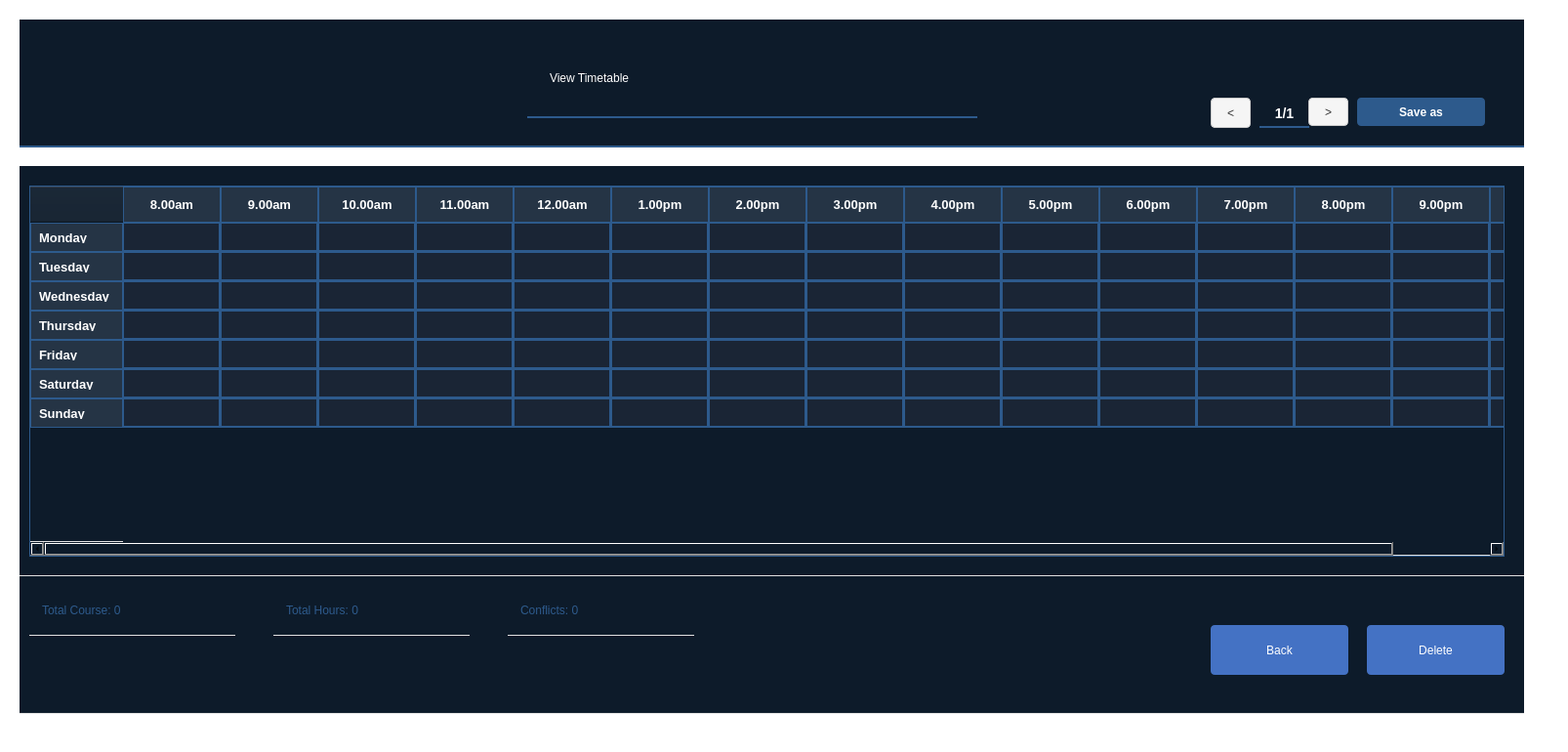
<?xml version="1.0" encoding="UTF-8"?>
<ui version="4.0">
 <class>TIMETABLE</class>
 <widget class="QDialog" name="TIMETABLE">
  <property name="geometry">
   <rect>
    <x>0</x>
    <y>0</y>
    <width>1606</width>
    <height>770</height>
   </rect>
  </property>
  <property name="windowTitle">
   <string>Dialog</string>
  </property>
  <property name="styleSheet">
   <string notr="true">background-color: #FFFFFF;</string>
  </property>
  <widget class="QWidget" name="horizontalLayoutWidget">
   <property name="geometry">
    <rect>
     <x>20</x>
     <y>20</y>
     <width>1541</width>
     <height>131</height>
    </rect>
   </property>
   <layout class="QHBoxLayout" name="horizontalLayout">
    <item>
     <widget class="QWidget" name="widget" native="true">
      <property name="styleSheet">
       <string notr="true">QWidget {
  background-color: #0D1B2A;
    border-bottom: 2px solid #2d5a8c;
}</string>
      </property>
      <widget class="QPushButton" name="prevPageBtn">
       <property name="geometry">
        <rect>
         <x>1220</x>
         <y>80</y>
         <width>41</width>
         <height>31</height>
        </rect>
       </property>
       <property name="styleSheet">
        <string notr="true">QPushButton {
    background-color: #F5F5F5;
    color: #333333;
    border: 1px solid #CCCCCC;
    border-radius: 4px;
    padding: 6px 12px;
    font-size: 12px;
}
QPushButton:hover {
    background-color: #E8E8E8;
    border: 1px solid #2d5a8c;
}
QPushButton:pressed {
    background-color: #D8D8D8;
}</string>
       </property>
       <property name="text">
        <string>&lt;</string>
       </property>
      </widget>
      <widget class="QPushButton" name="nextPageBtn">
       <property name="geometry">
        <rect>
         <x>1320</x>
         <y>80</y>
         <width>41</width>
         <height>29</height>
        </rect>
       </property>
       <property name="styleSheet">
        <string notr="true">QPushButton {
    background-color: #F5F5F5;
    color: #333333;
    border: 1px solid #CCCCCC;
    border-radius: 4px;
    padding: 6px 12px;
    font-size: 12px;
}
QPushButton:hover {
    background-color: #E8E8E8;
    border: 1px solid #2d5a8c;
}
QPushButton:pressed {
    background-color: #D8D8D8;
}</string>
       </property>
       <property name="text">
        <string>&gt;</string>
       </property>
      </widget>
      <widget class="QLabel" name="pageNumberLabel">
       <property name="geometry">
        <rect>
         <x>1270</x>
         <y>80</y>
         <width>51</width>
         <height>31</height>
        </rect>
       </property>
       <property name="styleSheet">
        <string notr="true">QLabel {
    color: #FFF;
    font-weight: bold;
    font-size: 14px;
    background-color: transparent;
}</string>
       </property>
       <property name="text">
        <string>1/1</string>
       </property>
       <property name="alignment">
        <set>Qt::AlignmentFlag::AlignCenter</set>
       </property>
      </widget>
      <widget class="QPushButton" name="saveAsBtn">
       <property name="geometry">
        <rect>
         <x>1370</x>
         <y>80</y>
         <width>131</width>
         <height>29</height>
        </rect>
       </property>
       <property name="styleSheet">
        <string notr="true">QPushButton {
    background-color: #2d5a8c;
    color: #FFFFFF;
    border: none;
    border-radius: 4px;
    padding: 8px 24px;
    font-weight: bold;
 
}
QPushButton:hover {
    background-color: #3d6fa8;
}
QPushButton:pressed {
    background-color: #1d4a7c;
}</string>
       </property>
       <property name="text">
        <string>Save as</string>
       </property>
      </widget>
      <widget class="QLabel" name="titleLabel">
       <property name="geometry">
        <rect>
         <x>520</x>
         <y>20</y>
         <width>461</width>
         <height>81</height>
        </rect>
       </property>
       <property name="styleSheet">
        <string notr="true">QLabel {
    color: #FFF;
    font: bold 32pt &quot;Segoe UI&quot;;
    background-color: transparent;
    padding: 15px 20px;
}</string>
       </property>
       <property name="text">
        <string>View Timetable</string>
       </property>
      </widget>
     </widget>
    </item>
   </layout>
  </widget>
  <widget class="QWidget" name="horizontalLayoutWidget_2">
   <property name="geometry">
    <rect>
     <x>20</x>
     <y>170</y>
     <width>1541</width>
     <height>420</height>
    </rect>
   </property>
   <layout class="QHBoxLayout" name="horizontalLayout_2">
    <item>
     <widget class="QWidget" name="widget_2" native="true">
      <property name="styleSheet">
       <string notr="true">background-color: #0D1B2A;
border-bottom: 1px solid #E0E0E0;</string>
      </property>
      <widget class="QTableWidget" name="timetableTable">
       <property name="geometry">
        <rect>
         <x>10</x>
         <y>20</y>
         <width>1511</width>
         <height>380</height>
        </rect>
       </property>
       <property name="styleSheet">
        <string notr="true">QTableWidget {
    background-color: #0D1B2A;
    alternate-background-color: #253445;
    gridline-color: #2d5a8c;
    border: 1px solid #2d5a8c;
}

QTableWidget::item {
    padding: 8px;
    color: #FFFFFF;
    background-color: #1a2535;
    border: 1px solid #2d5a8c;
}

QTableWidget::item:selected {
    background-color: #2d5a8c;
}

QHeaderView::section {
    background-color: #253445;
    color: #FFFFFF;
    padding: 8px;
    border: 1px solid #2d5a8c;
    font-weight: bold;
    font-size: 10pt;
}</string>
       </property>
       <row>
        <property name="text">
         <string>Monday</string>
        </property>
       </row>
       <row>
        <property name="text">
         <string>Tuesday</string>
        </property>
       </row>
       <row>
        <property name="text">
         <string>Wednesday</string>
        </property>
       </row>
       <row>
        <property name="text">
         <string>Thursday</string>
        </property>
       </row>
       <row>
        <property name="text">
         <string>Friday</string>
        </property>
       </row>
       <row>
        <property name="text">
         <string>Saturday</string>
        </property>
       </row>
       <row>
        <property name="text">
         <string>Sunday</string>
        </property>
       </row>
       <column>
        <property name="text">
         <string>8.00am</string>
        </property>
       </column>
       <column>
        <property name="text">
         <string>9.00am</string>
        </property>
       </column>
       <column>
        <property name="text">
         <string>10.00am</string>
        </property>
       </column>
       <column>
        <property name="text">
         <string>11.00am</string>
        </property>
       </column>
       <column>
        <property name="text">
         <string>12.00am</string>
        </property>
       </column>
       <column>
        <property name="text">
         <string>1.00pm</string>
        </property>
       </column>
       <column>
        <property name="text">
         <string>2.00pm</string>
        </property>
       </column>
       <column>
        <property name="text">
         <string>3.00pm</string>
        </property>
       </column>
       <column>
        <property name="text">
         <string>4.00pm</string>
        </property>
       </column>
       <column>
        <property name="text">
         <string>5.00pm</string>
        </property>
       </column>
       <column>
        <property name="text">
         <string>6.00pm</string>
        </property>
       </column>
       <column>
        <property name="text">
         <string>7.00pm</string>
        </property>
       </column>
       <column>
        <property name="text">
         <string>8.00pm</string>
        </property>
       </column>
       <column>
        <property name="text">
         <string>9.00pm</string>
        </property>
       </column>
       <column>
        <property name="text">
         <string>10.00pm</string>
        </property>
       </column>
      </widget>
     </widget>
    </item>
   </layout>
  </widget>
  <widget class="QWidget" name="horizontalLayoutWidget_3">
   <property name="geometry">
    <rect>
     <x>20</x>
     <y>590</y>
     <width>1541</width>
     <height>141</height>
    </rect>
   </property>
   <layout class="QHBoxLayout" name="horizontalLayout_3">
    <item>
     <widget class="QWidget" name="widget_3" native="true">
      <property name="styleSheet">
       <string notr="true">background-color: #0D1B2A;
border-bottom: 1px solid #E0E0E0;</string>
      </property>
      <widget class="QLabel" name="totalCourseLabel">
       <property name="geometry">
        <rect>
         <x>10</x>
         <y>10</y>
         <width>211</width>
         <height>51</height>
        </rect>
       </property>
       <property name="styleSheet">
        <string notr="true">QLabel {
    color: #2d5a8c;
    font: bold 18pt &quot;Segoe UI&quot;;
    background-color: transparent;
    padding: 10px;
}</string>
       </property>
       <property name="text">
        <string>Total Course: 0</string>
       </property>
      </widget>
      <widget class="QLabel" name="totalHoursLabel">
       <property name="geometry">
        <rect>
         <x>260</x>
         <y>10</y>
         <width>201</width>
         <height>51</height>
        </rect>
       </property>
       <property name="styleSheet">
        <string notr="true">QLabel {
    color: #2d5a8c;
    font: bold 18pt &quot;Segoe UI&quot;;
    background-color: transparent;
    padding: 10px;
}</string>
       </property>
       <property name="text">
        <string>Total Hours: 0</string>
       </property>
      </widget>
      <widget class="QLabel" name="conflictsLabel">
       <property name="geometry">
        <rect>
         <x>500</x>
         <y>10</y>
         <width>191</width>
         <height>51</height>
        </rect>
       </property>
       <property name="styleSheet">
        <string notr="true">QLabel {
    color: #2d5a8c;
    font: bold 18pt &quot;Segoe UI&quot;;
    background-color: transparent;
    padding: 10px;
}</string>
       </property>
       <property name="text">
        <string>Conflicts: 0</string>
       </property>
      </widget>
      <widget class="QPushButton" name="backBtn">
       <property name="geometry">
        <rect>
         <x>1220</x>
         <y>50</y>
         <width>141</width>
         <height>51</height>
        </rect>
       </property>
       <property name="styleSheet">
        <string notr="true">QPushButton {
    background-color: #4472C4;
    color: white;
    border: none;
    border-radius: 4px;
    padding: 0px;
}
QPushButton:hover {
    background-color: #3A5BA8;
}</string>
       </property>
       <property name="text">
        <string>Back</string>
       </property>
      </widget>
      <widget class="QPushButton" name="deleteBtn">
       <property name="geometry">
        <rect>
         <x>1380</x>
         <y>50</y>
         <width>141</width>
         <height>51</height>
        </rect>
       </property>
       <property name="styleSheet">
        <string notr="true">QPushButton {
    background-color: #4472C4;
    color: white;
    border: none;
    border-radius: 4px;
    padding: 0px;
}
QPushButton:hover {
    background-color: #3A5BA8;
}</string>
       </property>
       <property name="text">
        <string>Delete</string>
       </property>
      </widget>
     </widget>
    </item>
   </layout>
  </widget>
 </widget>
 <resources/>
 <connections/>
</ui>
